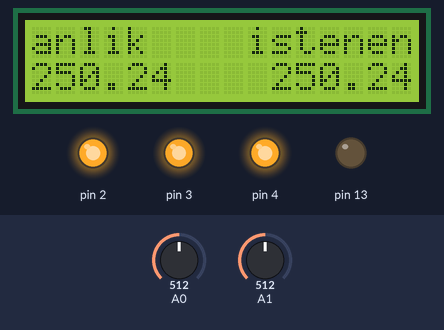
A sketch run on a simulated Arduino Uno, built with avr-gcc and run on an emulated ATmega328P. Parts: 16×2 character LCD, output pins drawn as LEDs (lit = HIGH). Inputs (shaded band) come from the test bench; at power-on: A0 = 512, A1 = 512.

Above: at 1.2 s.
1.3 s: A0 set to 716
At 4.2 s:
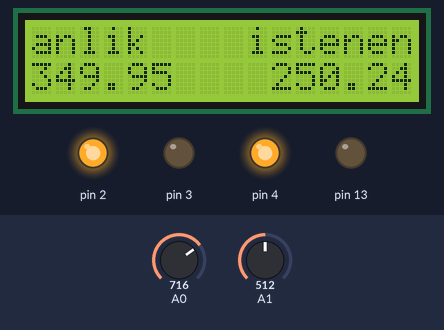
4.5 s: A0 set to 597
At 5.4 s:
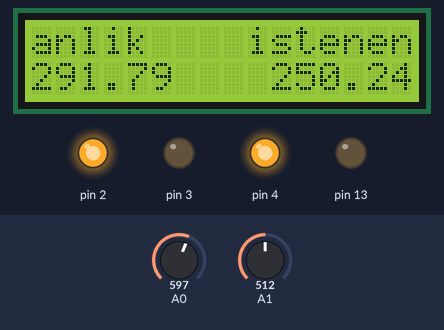
6.5 s: A0 set to 577
At 8.3 s:
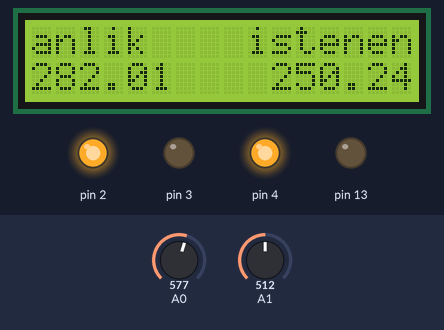
8.6 s: A0 set to 546
At 10.9 s:
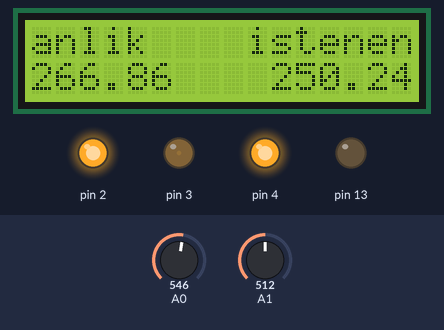
11.6 s: A1 set to 522
At 12.9 s:
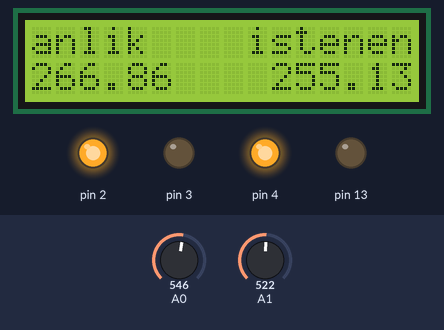
14.6 s: A0 set to 511
At 18.0 s:
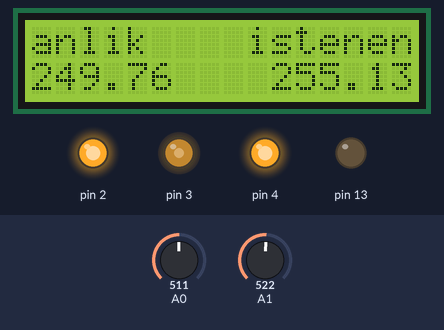
Timing chart, 0 to 19.5 s (numbered marks = the images above; inputs shaded):
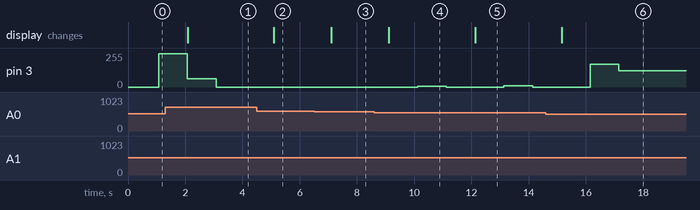

Measured:
- after the input at 1.3 s, the display: changes after 0.78 s (image 1)
- after the input at 4.5 s, the display: changes after 0.60 s (image 2)
- after the input at 6.5 s, the display: changes after 0.61 s (image 3)
- after the input at 8.6 s, pin 3: 0/255 → 4/255 after 1.5 s, → 0/255 1.0 s later; the display: changes after 0.52 s (image 4)
- after the input at 11.6 s, pin 3: 0/255 → 11/255 after 1.5 s, → 0/255 1.0 s later; the display: changes after 0.53 s (image 5)
- after the input at 14.6 s, pin 3: 0/255 → 169/255 after 1.6 s, → 123/255 1.0 s later; the display: changes after 0.55 s (image 6)

The sketch:

pidIsiticiKontrol.ino
```cpp
#include <LiquidCrystal.h>
LiquidCrystal lcd(12,11,10,9,8,7);


int kp = 50;int ki=30;int kd = 1200;
int PID_p = 0; int PID_i = 0;int PID_d = 0;
float last_kp=0;
float last_ki=0;
float last_kd=0;
float PID_error=0;
float previous_error=0;
float elapsedTime,Time,timePrev;
float PID_value = 0;

int istenenSicaklik = 0;
int anlikSicaklik = 0;
int pwmSicaklik = 0;
int apwmSicaklik = 0; // anlık pwm değeri.

float istenenDeger = 0;
float anlikDeger = 0;


void setup(){

  pinMode(A0,INPUT);
  pinMode(A1,INPUT);

  pinMode(2,OUTPUT);
  pinMode(3,OUTPUT);
  pinMode(4,OUTPUT);
  pinMode(13,OUTPUT);

  digitalWrite(2,HIGH);
  digitalWrite(3,LOW);
  digitalWrite(4,HIGH);

  lcd.begin(16,2);
  lcd.display();
  Serial.begin(9600);
  }

void loop(){
   istenenSicaklik = analogRead(A1);
   pwmSicaklik = map(istenenSicaklik,0,1023,0,100);

   float anlikSicaklik = analogRead(A0);
   apwmSicaklik = map(anlikSicaklik,0,1023,0,100);

   istenenDeger = ((istenenSicaklik/1023.0)*5000)/10;
   anlikDeger = ((anlikSicaklik/1023.0)*5000)/10;


  PID_error = pwmSicaklik - apwmSicaklik+2;
  PID_p = 0.01*kp*PID_error;
  PID_i = 0.01*PID_i + (ki * PID_error);
  timePrev = Time;
  Time = millis();
  elapsedTime = (Time - timePrev)/1000;
  PID_d = 0.01*kd*((PID_error-previous_error)/elapsedTime);
  PID_value = PID_p + PID_i + PID_d;

  if(PID_value < 0)
  {PID_value = 0;}
  if(PID_value > 255)
  {PID_value = 250;}


  lcd.setCursor(0,0);
  lcd.print("anlik    istenen");
  lcd.setCursor(0,1);
  lcd.print(anlikDeger);
  lcd.setCursor(10,1);
  lcd.print(istenenDeger);
  delay(1000);


  digitalWrite(2,HIGH);
  digitalWrite(4,HIGH);
  analogWrite(3,PID_value);


  previous_error = PID_error;

  }
```
